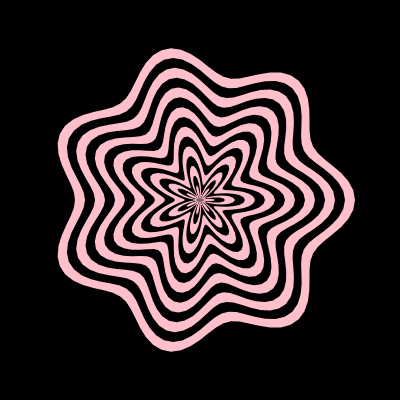
Frame 1 (no input)
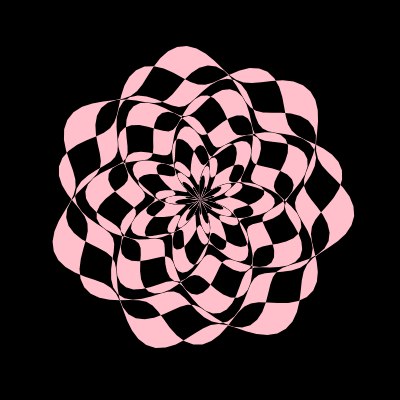
Frame 60 (no input)
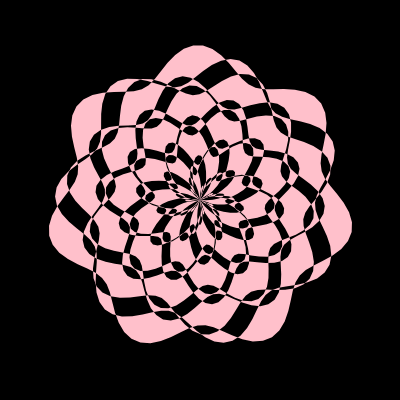
Frame 120 (the mouse pressed at the canvas centre since frame 60)

The p5.js sketch that drew these frames (run headless with seeded random() and noise() and a simulated clock; from frame 60 on, the mouse is pressed at the canvas centre):

// p5.js sketch
// ── sketch.js
let flowers = [];
let num = 15;

function setup() {
  createCanvas(400, 400);
  angleMode(DEGREES);
  for(let i=0; i<num; i++){
    if(i%2 == 0){
      flowers[i] = new Flower(140 - i*10, 100, 15, 7, (i+1)*0.1)  
    } else{
      flowers[i] = new Flower(140 - i*10, 100, 15, 7, (i+1)*-0.1)
    }
    
  }
}

function draw() {
  background(0);
  translate(width/2, height/2);
  for(let i=0; i<num; i++){
    flowers[i].display();
  }
}
// ── flower.js
class Flower{
    constructor(r, pts, f_amp, period, speed){
      this.x = [];
      this.y = [];
      this.r = r;
      this.pts = pts;
      this.f_radius = 0;
      this.f_amp = f_amp;
      this.period = period;
      this.speed = speed
      this.rot = 0;
    }
    display(){
      push();
      blendMode(DIFFERENCE);
      noStroke();
      fill("pink");
      beginShape();
      for(let i = 0;i<this.pts;i++){
        let angle = i/this.pts * 360;
        this.f_radius = this.f_amp*cos(angle * this.period);
        this.x[i] = (this.r + this.f_radius)*cos(angle + this.rot);
        this.y[i] = (this.r + this.f_radius)*sin(angle + this.rot)
        vertex(this.x[i],this.y[i]);
      }
      endShape(CLOSE);
      pop();
      this.rot += this.speed;
    }
  }
